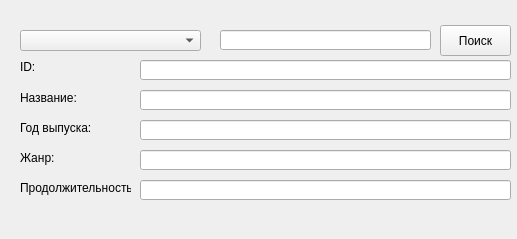
<?xml version="1.0" encoding="UTF-8"?>
<ui version="4.0">
 <class>Form</class>
 <widget class="QWidget" name="Form">
  <property name="geometry">
   <rect>
    <x>0</x>
    <y>0</y>
    <width>517</width>
    <height>239</height>
   </rect>
  </property>
  <property name="windowTitle">
   <string>Поиск по фильмам</string>
  </property>
  <widget class="QComboBox" name="comboBox">
   <property name="geometry">
    <rect>
     <x>20</x>
     <y>30</y>
     <width>181</width>
     <height>21</height>
    </rect>
   </property>
  </widget>
  <widget class="QLineEdit" name="lineEdit">
   <property name="geometry">
    <rect>
     <x>220</x>
     <y>30</y>
     <width>211</width>
     <height>20</height>
    </rect>
   </property>
  </widget>
  <widget class="QPushButton" name="pushButton">
   <property name="geometry">
    <rect>
     <x>440</x>
     <y>25</y>
     <width>71</width>
     <height>31</height>
    </rect>
   </property>
   <property name="text">
    <string>Поиск</string>
   </property>
  </widget>
  <widget class="QLineEdit" name="lineEdit_2">
   <property name="geometry">
    <rect>
     <x>140</x>
     <y>60</y>
     <width>371</width>
     <height>20</height>
    </rect>
   </property>
  </widget>
  <widget class="QLineEdit" name="lineEdit_3">
   <property name="geometry">
    <rect>
     <x>140</x>
     <y>90</y>
     <width>371</width>
     <height>20</height>
    </rect>
   </property>
  </widget>
  <widget class="QLineEdit" name="lineEdit_4">
   <property name="geometry">
    <rect>
     <x>140</x>
     <y>120</y>
     <width>371</width>
     <height>20</height>
    </rect>
   </property>
  </widget>
  <widget class="QLineEdit" name="lineEdit_5">
   <property name="geometry">
    <rect>
     <x>140</x>
     <y>150</y>
     <width>371</width>
     <height>20</height>
    </rect>
   </property>
  </widget>
  <widget class="QLineEdit" name="lineEdit_6">
   <property name="geometry">
    <rect>
     <x>140</x>
     <y>180</y>
     <width>371</width>
     <height>20</height>
    </rect>
   </property>
  </widget>
  <widget class="QLabel" name="label">
   <property name="geometry">
    <rect>
     <x>20</x>
     <y>60</y>
     <width>47</width>
     <height>13</height>
    </rect>
   </property>
   <property name="text">
    <string>ID:</string>
   </property>
  </widget>
  <widget class="QLabel" name="label_2">
   <property name="geometry">
    <rect>
     <x>20</x>
     <y>90</y>
     <width>101</width>
     <height>16</height>
    </rect>
   </property>
   <property name="text">
    <string>Название:</string>
   </property>
  </widget>
  <widget class="QLabel" name="label_3">
   <property name="geometry">
    <rect>
     <x>20</x>
     <y>120</y>
     <width>101</width>
     <height>16</height>
    </rect>
   </property>
   <property name="text">
    <string>Год выпуска:</string>
   </property>
  </widget>
  <widget class="QLabel" name="label_4">
   <property name="geometry">
    <rect>
     <x>20</x>
     <y>150</y>
     <width>101</width>
     <height>16</height>
    </rect>
   </property>
   <property name="text">
    <string>Жанр:</string>
   </property>
  </widget>
  <widget class="QLabel" name="label_5">
   <property name="geometry">
    <rect>
     <x>20</x>
     <y>180</y>
     <width>111</width>
     <height>16</height>
    </rect>
   </property>
   <property name="text">
    <string>Продолжительность:</string>
   </property>
  </widget>
  <widget class="QLabel" name="label_6">
   <property name="geometry">
    <rect>
     <x>20</x>
     <y>210</y>
     <width>201</width>
     <height>21</height>
    </rect>
   </property>
   <property name="text">
    <string/>
   </property>
  </widget>
 </widget>
 <resources/>
 <connections/>
</ui>
